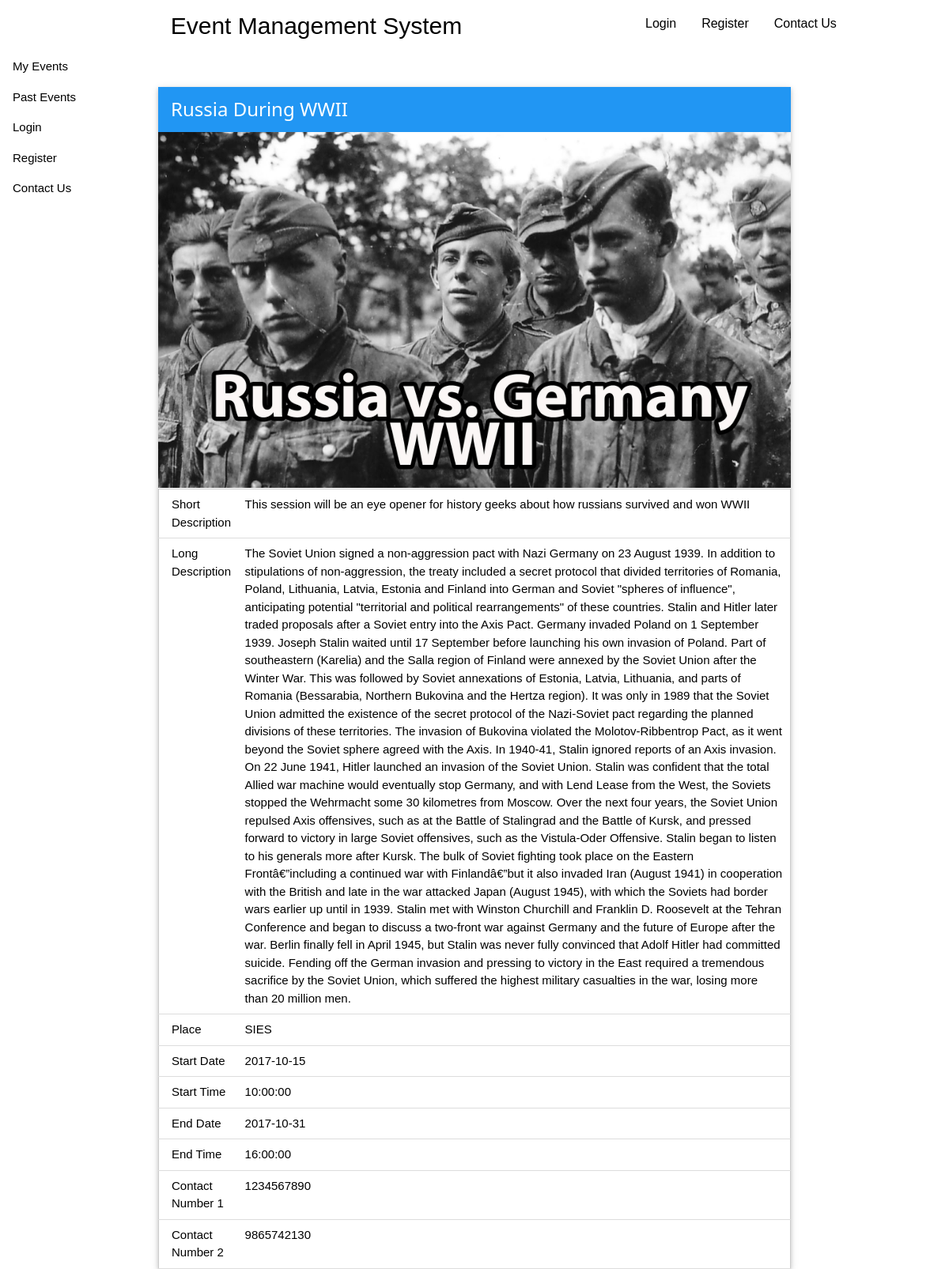
/events/display_event_info.php?e_id=14, run on the app's committed database.
### tables this page shows
CREATE TABLE `events` (
  `e_id` int(11) NOT NULL,
  `name` text NOT NULL,
  `short_desc` text NOT NULL,
  `long_desc` longtext NOT NULL,
  `place` text NOT NULL,
  `s_date` date NOT NULL,
  `e_date` date NOT NULL,
  `s_time` time NOT NULL,
  `e_time` time NOT NULL,
  `published_date` date NOT NULL,
  `c_no1` bigint(20) NOT NULL,
  `c_no2` bigint(20) DEFAULT NULL,
  `views` bigint(100) NOT NULL DEFAULT '0',
  `img_name` varchar(256) NOT NULL
);

### events/display_event_info.php (the view, shortened to what this page needs)
<!DOCTYPE html>
<html>
<head>
	<link rel="stylesheet" type="text/css" href="../css/w3.css">
	<link rel="stylesheet" href="https://www.w3schools.com/lib/w3-colors-highway.css">
</head>
<body>
	<div class="w3-row w3-highway-green" style="padding-top: 10px; padding-bottom: 10px; position: sticky;  top:0px;z-index:1000">
		<div class="w3-col l8 w3-container w3-highway-green" style="text-align: center;">
			<a href="#/" style="text-decoration: none; font-size: 30px;">Event Management System</a>
		</div>
		<div class="w3-col l4 w3-row w3-highway-green w3-mobile myclass">
	<?php
		if ( isset ( $_SESSION['admin_login'] ) && $_SESSION['admin_login'] ) {
			echo '<a class="w3-mobile w3-btn w3-hover-white w3-round-large w3-border-highway-green" style="float:left;font-size: 16px;" href="../logout/logout.php">Logout As Admin</a>';
		}
		elseif( isset ( $_SESSION['login'] ) && $_SESSION['login'] ) {
			echo '<a class="w3-mobile w3-btn w3-hover-white w3-round-large w3-border-highway-green" style="float:left;font-size: 16px;" href="../logout/logout.php">Logout</a>';
		}
		else {
			echo '<a class="w3-mobile w3-btn w3-hover-white w3-round-large w3-border-highway-green" style="float:left;font-size: 16px;" href="../login/login.php">Login</a>';
			echo '<a class="w3-mobile w3-btn w3-hover-white w3-round-large w3-border-highway-green" style="float:left;font-size: 16px;" href="../register/register.php">Register</a>';
		}
	?>
			<a class="w3-mobile w3-btn w3-hover-white w3-round-large w3-border-highway-green" style="float:left;font-size: 16px;" href="#/">Contact Us</a>
		</div>
	</div>
	<div class="w3-row w3-mobile">
		<div class="w3-col l2 w3-bar-block" style=" z-index:10;">
			<a href="#/" class="w3-bar-item w3-button">My Events</a>
			<a href="#/" class="w3-bar-item w3-button">Past Events</a>
			<a href="#/" class="w3-bar-item w3-button">Login</a>
			<a href="#/" class="w3-bar-item w3-button">Register</a>
			<a href="#/" class="w3-bar-item w3-button">Contact Us</a>
		</div>
		<div class="w3-col l10" style="z-index:100;">
			<br><br>
			<?php
				if($_SERVER['REQUEST_METHOD'] === "GET") {
					$connection_variable = connect_to_the_database();
					$e_id = trim(mysqli_real_escape_string($connection_variable,$_GET['e_id']));
					$sql = "SELECT * FROM EVENTS WHERE e_id = $e_id";
					$result = $connection_variable->query($sql);
					if($result->num_rows > 0) {
						while($row = $result->fetch_assoc()) {
							echo '<div class="w3-card w3-mobile" style="width:80%;">';
							echo '<div class="w3-container w3-blue">';
							echo '<h3>';
							echo $row['name'];
							echo '</h3>';
							echo '</div>';
							echo '<img src="../images/'.$row['img_name'].'" style="width:100%;">';
							echo '<table class="w3-table w3-border w3-bordered w3-mobile">';
							echo '<tr>';
							echo '<td>'.'Short Description'.'</td>';
							echo '<td>'.$row['short_desc'].'</td>';
							echo '</tr>';
							echo '<tr>';
							echo '<td>'.'Long Description'.'</td>';
							echo '<td>'.$row['long_desc'].'</td>';
							echo '</tr>';
							echo '<tr>';
							echo '<td>'.'Place'.'</td>';
							echo '<td>'.$row['place'].'</td>';
							echo '</tr>';
							echo '<tr>';
							echo '<td>'.'Start Date'.'</td>';
							echo '<td>'.$row['s_date'].'</td>';
							echo '</tr>';
							echo '<tr>';
							echo '<td>'.'Start Time'.'</td>';
							echo '<td>'.$row['s_time'].'</td>';
							echo '</tr>';
							echo '<tr>';
							echo '<td>'.'End Date'.'</td>';
							echo '<td>'.$row['e_date'].'</td>';
							echo '</tr>';
							echo '<tr>';
							echo '<td>'.'End Time'.'</td>';
							echo '<td>'.$row['e_time'].'</td>';
							echo '</tr>';
							echo '<tr>';
							echo '<td>'.'Contact Number 1'.'</td>';
							echo '<td>'.$row['c_no1'].'</td>';
							echo '</tr>';
							echo '<tr>';
							echo '<td>'.'Contact Number 2'.'</td>';
							echo '<td>'.$row['c_no2'].'</td>';
							echo '</tr>';
							echo '</table>';
							echo '</div>';
						}
					}
				}
			?>
		</div>
	</div>
</body>
</html>

### css/w3.css (style rules this page uses)
html { box-sizing:border-box }
*,*:before,*:after { box-sizing:inherit }
html { -ms-text-size-adjust:100%;-webkit-text-size-adjust:100% }
body { margin:0 }
a { background-color:transparent;-webkit-text-decoration-skip:objects }
img { border-style:none }
html,body { font-family:Verdana,sans-serif;font-size:15px;line-height:1.5 }
html { overflow-x:hidden }
h3 { font-size:24px }
h1,h2,h3,h4,h5,h6 { font-family:"Segoe UI",Arial,sans-serif;font-weight:400;margin:10px 0 }
img { margin-bottom:-5px }
a { color:inherit }
.w3-table,.w3-table-all { border-collapse:collapse;border-spacing:0;width:100%;display:table }
.w3-bordered tr,.w3-table-all tr { border-bottom:1px solid #ddd }
.w3-table td,.w3-table th,.w3-table-all td,.w3-table-all th { padding:8px 8px;display:table-cell;text-align:left;vertical-align:top }
.w3-table th:first-child,.w3-table td:first-child,.w3-table-all th:first-child,.w3-table-all td:first-child { padding-left:16px }
.w3-btn,.w3-button { border:none;display:inline-block;outline:0;padding:8px 16px;vertical-align:middle;overflow:hidden;text-decoration:none;color:inherit;background-color:inherit;text-align:center;cursor:pointer;white-space:nowrap }
.w3-btn,.w3-button { -webkit-touch-callout:none;-webkit-user-select:none;-khtml-user-select:none;-moz-user-select:none;-ms-user-select:none;user-select:none }
.w3-bar-block .w3-bar-item { width:100%;display:block;padding:8px 16px;text-align:left;border:none;outline:none;white-space:normal;float:none }
.w3-container:after,.w3-container:before,.w3-panel:after,.w3-panel:before,.w3-row:after,.w3-row:before,.w3-row-padding:after,.w3-row-padding:before, .w3-cell-row:before,.w3-cell-row:after,.w3-clear:after,.w3-clear:before,.w3-bar:before,.w3-bar:after { content:"";display:table;clear:both }
.w3-col,.w3-half,.w3-third,.w3-twothird,.w3-threequarter,.w3-quarter { float:left;width:100% }
@media (min-width:993px) { .w3-col.l2 { width:16.66666% } }
@media (min-width:993px) { .w3-col.l4 { width:33.33333% } }
@media (min-width:993px) { .w3-col.l8 { width:66.66666% } }
@media (min-width:993px) { .w3-col.l10 { width:83.33333% } }
.w3-round-large { border-radius:8px }
.w3-container,.w3-panel { padding:0.01em 16px }
.w3-card,.w3-card-2 { box-shadow:0 2px 5px 0 rgba(0,0,0,0.16),0 2px 10px 0 rgba(0,0,0,0.12) }
.w3-border { border:1px solid #ccc!important }
.w3-blue,.w3-hover-blue:hover { color:#fff!important;background-color:#2196F3!important }

### data on the page
events: name "Russia During WWII", img_name (picture), short_desc "This session will be an eye opener for history geeks about how russians survived and won WWII", long_desc "The Soviet Union signed a non-aggression pact with Nazi Germany on 23 August 1939. In addition to stipulations of non-aggression, the treaty included a secret protocol that divided territories of Romania, Poland, Lithuania, Latvia, Estonia and Finland into German and Soviet \"spheres of influence\", anticipating potential \"territorial and political rearrangements\" of these countries. Stalin and Hitler later traded proposals after a Soviet entry into the Axis Pact. Germany invaded Poland on 1 September 1939. Joseph Stalin waited until 17 September before launching his own invasion of Poland. Part of southeastern (Karelia) and the Salla region of Finland were annexed by the Soviet Union after…", place "SIES", s_date "2017-10-15", s_time "10:00:00", e_date "2017-10-31", e_time "16:00:00", c_no1 "1234567890", c_no2 "9865742130"
